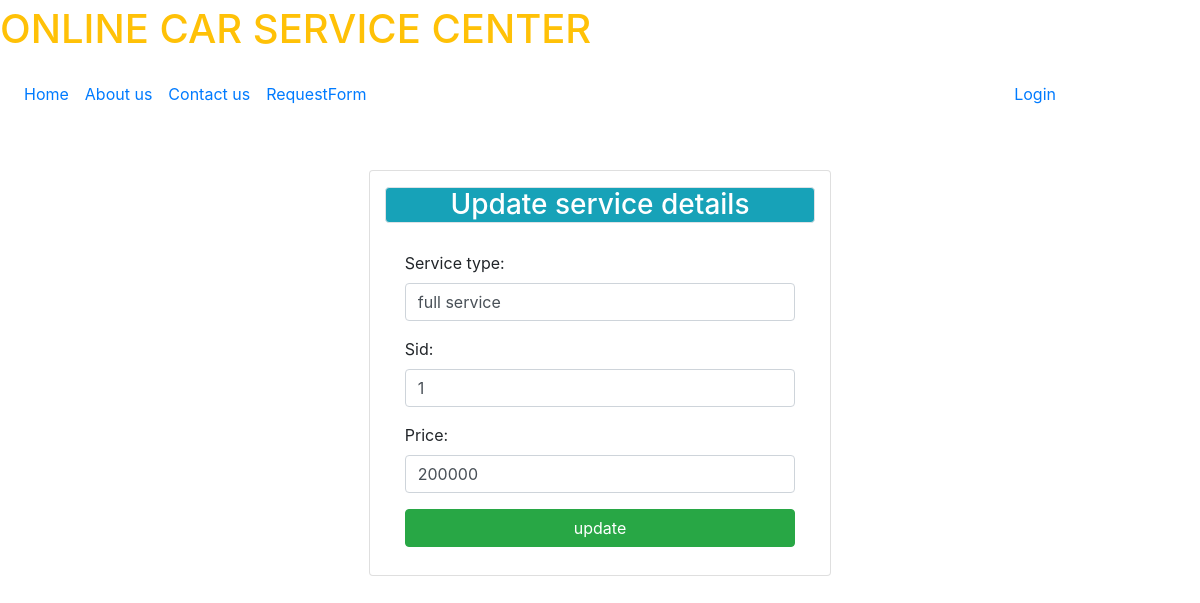
Page /e/2/ on the committed database.
### service/models.py (models this page shows, shortened)
class Services(models.Model):
	service_type=models.CharField(max_length=30)
	price=models.IntegerField()
	sid=models.ForeignKey(CarCategory,on_delete=models.CASCADE)
	is_status=models.IntegerField(default=1)

### service/views.py (the view)
# urls.py: path('e/<int:si>/',views.userupdate,name="ue"),
def userupdate(up,si):
	t=Services.objects.get(id=si)
	if up.method=="POST":
		d=Userupdate(up.POST,instance=t)
		if d.is_valid():
			d.save()
			return redirect('/showdata')
	d=Userupdate(instance=t)
	return render(up,'services/updateuser.html',{'us':d})

### service/forms.py
class Userupdate(forms.ModelForm):
	class Meta:
		model=Services
		fields=["service_type","sid","price"]
		widgets = {
		"service_type":forms.TextInput(attrs= {
			"class":"form-control","placeholder":"select car_make",
			}),
		"sid":forms.TextInput(attrs= {
			"class":"form-control","placeholder":"select car_make",
			}),
		"price":forms.NumberInput(attrs={
			"class":"form-control",
			"placeholder":"Enter Price",
			}),
		}

### service/templates/services/updateuser.html (shortened to what this page needs)
{% extends 'services/base.html' %}
{% block content %}
<div class="container">
	<div class="card col-md-5 mt-5 mx-auto">
		<h3 class="bg-info text-white text-center border rounded mt-3">Update service details</h3>
		<div class="card-body">
			<form method="POST">
				{{us.as_p}}
				<input type="submit" value="update" class="btn btn-success btn-block my-2">
			</form>
		</div>
	</div>
</div>
{% endblock %}

### rows in the picture
Services: service_type "full service", sid "1", price "200000"
